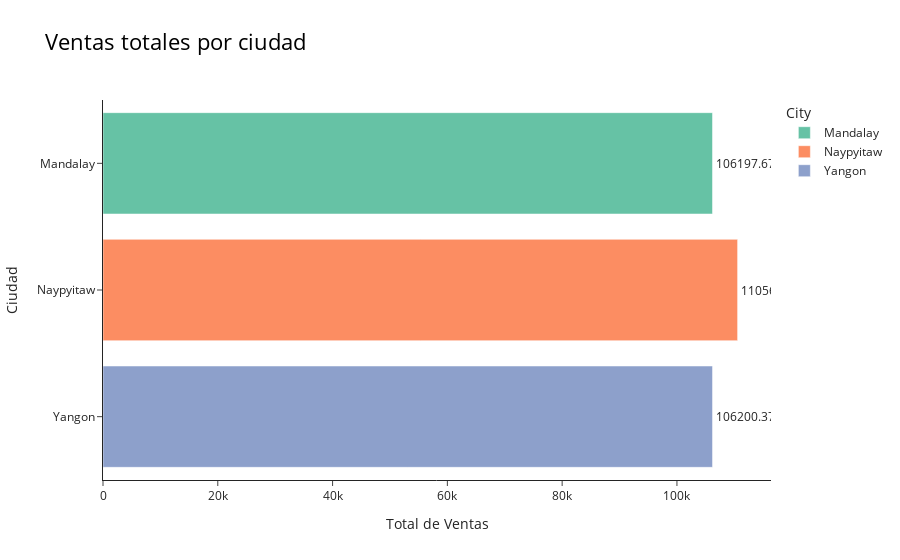

Notebook cell for this chart:
### Code cell
import plotly.express as px
import pandas as pd

# Suponiendo que ya tienes tu DataFrame 'df'
ventas_por_ciudad = df.groupby("City")["Sales"].sum().reset_index()

# Gráfico con un color diferente por ciudad
fig = px.bar(
    ventas_por_ciudad,
    x="Sales",
    y="City",
    orientation="h",
    color="City",  # esto asigna un color distinto por ciudad automáticamente
    title="Ventas totales por ciudad",
    text="Sales",  # Muestra los valores encima de las barras
    color_discrete_sequence=px.colors.qualitative.Set2  # paleta elegante
)

# Mejoras de estilo
fig.update_layout(
    xaxis_title="Total de Ventas",
    yaxis_title="Ciudad",
    title_font_size=22,
    title_font_color="black",
    template="simple_white"
)

fig.update_traces(texttemplate='%{text:.2f}', textposition='outside')

fig.show()

### Figure 1 — Plotly figure (JSON) as saved in the notebook; plotly's stock layout.template omitted (floating-point values rounded to 4 significant figures)
{"data": [{"hovertemplate": "City=%{y}<br>Sales=%{text}<extra></extra>", "legendgroup": "Mandalay", "marker": {"color": "rgb(102,194,165)", "pattern": {"shape": ""}}, "name": "Mandalay", "orientation": "h", "showlegend": true, "text": [106200.0], "textposition": "outside", "texttemplate": "%{text:.2f}", "type": "bar", "x": [106200.0], "xaxis": "x", "y": ["Mandalay"], "yaxis": "y"}, {"hovertemplate": "City=%{y}<br>Sales=%{text}<extra></extra>", "legendgroup": "Naypyitaw", "marker": {"color": "rgb(252,141,98)", "pattern": {"shape": ""}}, "name": "Naypyitaw", "orientation": "h", "showlegend": true, "text": [110600.0], "textposition": "outside", "texttemplate": "%{text:.2f}", "type": "bar", "x": [110600.0], "xaxis": "x", "y": ["Naypyitaw"], "yaxis": "y"}, {"hovertemplate": "City=%{y}<br>Sales=%{text}<extra></extra>", "legendgroup": "Yangon", "marker": {"color": "rgb(141,160,203)", "pattern": {"shape": ""}}, "name": "Yangon", "orientation": "h", "showlegend": true, "text": [106200.0], "textposition": "outside", "texttemplate": "%{text:.2f}", "type": "bar", "x": [106200.0], "xaxis": "x", "y": ["Yangon"], "yaxis": "y"}], "layout": {"barmode": "relative", "legend": {"title": {"text": "City"}, "tracegroupgap": 0}, "title": {"font": {"color": "black", "size": 22}, "text": "Ventas totales por ciudad"}, "xaxis": {"anchor": "y", "domain": [0, 1], "title": {"text": "Total de Ventas"}}, "yaxis": {"anchor": "x", "categoryarray": ["Yangon", "Naypyitaw", "Mandalay"], "categoryorder": "array", "domain": [0, 1], "title": {"text": "Ciudad"}}}}
